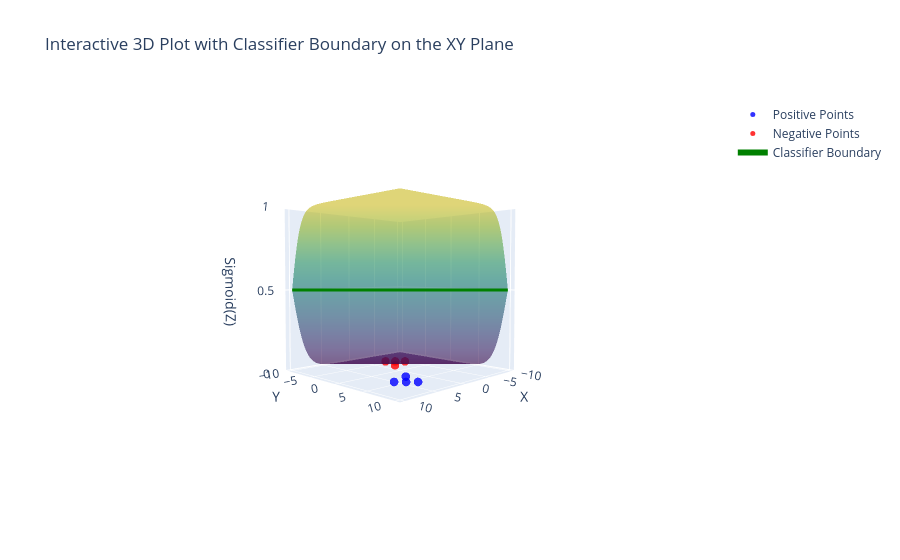

This figure's notebook cell:
### Code cell
import numpy as np
import plotly.graph_objects as go

def sigmoid(z):
    return 1 / (1 + np.exp(-z))

# Define positive and negative data points
positive_points = np.array([[2, 3],
                            [4, 5],
                            [3, 6],
                            [5, 4]])

negative_points = np.array([[-2, -3],
                            [-4, -5],
                            [-3, -6],
                            [-5, -4]])

# Create a grid of 'x' and 'y' values
x = np.linspace(-10, 10, 100)
y = np.linspace(-10, 10, 100)
X, Y = np.meshgrid(x, y)

# Define weights and bias for the 2D classifier
w1, w2, b = 1, 1, 0  # These can be adjusted as needed

# Compute 'z' as a linear combination of 'x' and 'y'
Z = w1 * X + w2 * Y + b

# Evaluate the sigmoid function
S = sigmoid(Z)

# Create trace for positive points on the XY plane
positive_trace = go.Scatter3d(
    x=positive_points[:, 0],
    y=positive_points[:, 1],
    z=np.full(positive_points.shape[0], 0),
    mode='markers',
    marker=dict(size=5, color='blue', opacity=0.8),
    name='Positive Points'
)

# Create trace for negative points on the XY plane
negative_trace = go.Scatter3d(
    x=negative_points[:, 0],
    y=negative_points[:, 1],
    z=np.full(negative_points.shape[0], 0),
    mode='markers',
    marker=dict(size=5, color='red', opacity=0.8),
    name='Negative Points'
)

# Create trace for sigmoid surface
sigmoid_surface = go.Surface(
    x=X,
    y=Y,
    z=S,
    opacity=0.6,
    colorscale='Viridis',
    showscale=False,
    name='Sigmoid Surface'
)

# Define classifier boundary
boundary_x = np.linspace(-10, 10, 100)
boundary_y = -(w1 * boundary_x + b) / w2

# Create trace for the classifier boundary
boundary_trace = go.Scatter3d(
    x=boundary_x,
    y=boundary_y,
    z=np.full_like(boundary_x, 0.5),
    mode='lines',
    line=dict(color='green', width=6),
    name='Classifier Boundary'
)

# Create figure object
fig = go.Figure(data=[positive_trace, negative_trace, sigmoid_surface, boundary_trace])

# Update layout to rotate the plot
fig.update_layout(scene=dict(
                    xaxis_title='X',
                    yaxis_title='Y',
                    zaxis_title='Sigmoid(Z)',
                    zaxis=dict(nticks=4, range=[0, 1]),
                    camera=dict(up=dict(x=0, y=0, z=1), eye=dict(x=2, y=2, z=0.1))),
                  title='Interactive 3D Plot with Classifier Boundary on the XY Plane')

# Show plot
fig.show()

### Figure 1 — Plotly figure (JSON) as saved in the notebook; plotly's stock layout.template omitted (floating-point values rounded to 4 significant figures; data arrays with more than 128 entries replaced by an {"elided": "..."} marker saying what was removed)
{"data": [{"marker": {"color": "blue", "opacity": 0.8, "size": 5}, "mode": "markers", "name": "Positive Points", "type": "scatter3d", "x": [2, 4, 3, 5], "y": [3, 5, 6, 4], "z": [0, 0, 0, 0]}, {"marker": {"color": "red", "opacity": 0.8, "size": 5}, "mode": "markers", "name": "Negative Points", "type": "scatter3d", "x": [-2, -4, -3, -5], "y": [-3, -5, -6, -4], "z": [0, 0, 0, 0]}, {"colorscale": [[0, "#440154"], [0.1111, "#482878"], [0.2222, "#3e4989"], [0.3333, "#31688e"], [0.4444, "#26828e"], [0.5556, "#1f9e89"], [0.6667, "#35b779"], [0.7778, "#6ece58"], [0.8889, "#b5de2b"], [1, "#fde725"]], "name": "Sigmoid Surface", "opacity": 0.6, "showscale": false, "type": "surface", "x": {"elided": "100x100 float values"}, "y": {"elided": "100x100 float values"}, "z": {"elided": "100x100 float values"}}, {"line": {"color": "green", "width": 6}, "mode": "lines", "name": "Classifier Boundary", "type": "scatter3d", "x": [-10.0, -9.798, -9.596, -9.394, -9.192, -8.99, -8.788, -8.586, -8.384, -8.182, -7.98, -7.778, -7.576, -7.374, -7.172, -6.97, -6.768, -6.566, -6.364, -6.162, -5.96, -5.758, -5.556, -5.354, -5.152, -4.949, -4.747, -4.545, -4.343, -4.141, -3.939, -3.737, -3.535, -3.333, -3.131, -2.929, -2.727, -2.525, -2.323, -2.121, -1.919, -1.717, -1.515, -1.313, -1.111, -0.9091, -0.7071, -0.5051, -0.303, -0.101, 0.101, 0.303, 0.5051, 0.7071, 0.9091, 1.111, 1.313, 1.515, 1.717, 1.919, 2.121, 2.323, 2.525, 2.727, 2.929, 3.131, 3.333, 3.535, 3.737, 3.939, 4.141, 4.343, 4.545, 4.747, 4.949, 5.152, 5.354, 5.556, 5.758, 5.96, 6.162, 6.364, 6.566, 6.768, 6.97, 7.172, 7.374, 7.576, 7.778, 7.98, 8.182, 8.384, 8.586, 8.788, 8.99, 9.192, 9.394, 9.596, 9.798, 10.0], "y": [10.0, 9.798, 9.596, 9.394, 9.192, 8.99, 8.788, 8.586, 8.384, 8.182, 7.98, 7.778, 7.576, 7.374, 7.172, 6.97, 6.768, 6.566, 6.364, 6.162, 5.96, 5.758, 5.556, 5.354, 5.152, 4.949, 4.747, 4.545, 4.343, 4.141, 3.939, 3.737, 3.535, 3.333, 3.131, 2.929, 2.727, 2.525, 2.323, 2.121, 1.919, 1.717, 1.515, 1.313, 1.111, 0.9091, 0.7071, 0.5051, 0.303, 0.101, -0.101, -0.303, -0.5051, -0.7071, -0.9091, -1.111, -1.313, -1.515, -1.717, -1.919, -2.121, -2.323, -2.525, -2.727, -2.929, -3.131, -3.333, -3.535, -3.737, -3.939, -4.141, -4.343, -4.545, -4.747, -4.949, -5.152, -5.354, -5.556, -5.758, -5.96, -6.162, -6.364, -6.566, -6.768, -6.97, -7.172, -7.374, -7.576, -7.778, -7.98, -8.182, -8.384, -8.586, -8.788, -8.99, -9.192, -9.394, -9.596, -9.798, -10.0], "z": [0.5, 0.5, 0.5, 0.5, 0.5, 0.5, 0.5, 0.5, 0.5, 0.5, 0.5, 0.5, 0.5, 0.5, 0.5, 0.5, 0.5, 0.5, 0.5, 0.5, 0.5, 0.5, 0.5, 0.5, 0.5, 0.5, 0.5, 0.5, 0.5, 0.5, 0.5, 0.5, 0.5, 0.5, 0.5, 0.5, 0.5, 0.5, 0.5, 0.5, 0.5, 0.5, 0.5, 0.5, 0.5, 0.5, 0.5, 0.5, 0.5, 0.5, 0.5, 0.5, 0.5, 0.5, 0.5, 0.5, 0.5, 0.5, 0.5, 0.5, 0.5, 0.5, 0.5, 0.5, 0.5, 0.5, 0.5, 0.5, 0.5, 0.5, 0.5, 0.5, 0.5, 0.5, 0.5, 0.5, 0.5, 0.5, 0.5, 0.5, 0.5, 0.5, 0.5, 0.5, 0.5, 0.5, 0.5, 0.5, 0.5, 0.5, 0.5, 0.5, 0.5, 0.5, 0.5, 0.5, 0.5, 0.5, 0.5, 0.5]}], "layout": {"scene": {"camera": {"eye": {"x": 2, "y": 2, "z": 0.1}, "up": {"x": 0, "y": 0, "z": 1}}, "xaxis": {"title": {"text": "X"}}, "yaxis": {"title": {"text": "Y"}}, "zaxis": {"nticks": 4, "range": [0, 1], "title": {"text": "Sigmoid(Z)"}}}, "title": {"text": "Interactive 3D Plot with Classifier Boundary on the XY Plane"}}}
